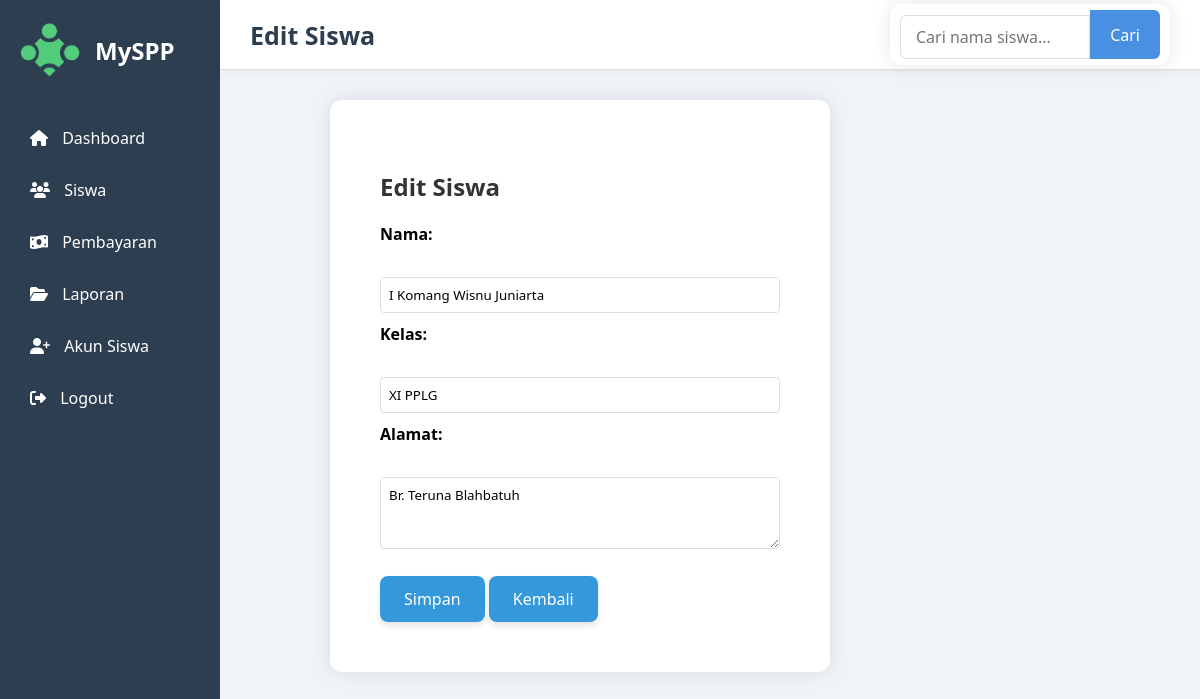
The page /edit.php?nis=1010 (signed in) on the database its author committed.
### tables this page shows
CREATE TABLE `siswa` (
  `nis` int(11) NOT NULL,
  `user_id` int(11) DEFAULT NULL,
  `nama` varchar(100) NOT NULL,
  `kelas` varchar(10) NOT NULL,
  `alamat` text NOT NULL,
  `created_at` timestamp NOT NULL DEFAULT CURRENT_TIMESTAMP,
  `updated_at` timestamp NULL DEFAULT NULL,
  `deleted_at` timestamp NULL DEFAULT NULL
);

### edit.php (the view, shortened to what this page needs)
<?php
include 'config.php';
$nis = (int) $_GET['nis'];
$sql = "SELECT * FROM siswa WHERE nis = ? AND deleted_at IS NULL";
$stmt = $conn->prepare($sql);
$stmt->bind_param("i", $nis);
$stmt->execute();
$result = $stmt->get_result();
$siswa = $result->fetch_assoc();
?>
<!DOCTYPE html>
<html>
<head><title>Edit Siswa</title>
<link rel="stylesheet" href="style.css">
    <link rel="stylesheet" href="https://cdnjs.cloudflare.com/ajax/libs/font-awesome/6.5.0/css/all.min.css">
</head>
<body>
<div class="sidebar">
    <nav style="display: flex; align-items: center; padding: 10px 20px; background-color: #2c3e50;">
    <img src="aset/logo.png" alt="Logo" style="height: 60px; margin-right: 15px;">
    <h2 style="color: white; margin: 0;">MySPP</h2>
</nav>
<br>
    <a href="dashboard_admin.php"><i class="fas fa-home"></i> Dashboard</a>
    <a href="siswa.php"><i class="fas fa-users"></i> Siswa</a>
    <a href="payment.php"><i class="fas fa-money-bill-wave"></i> Pembayaran</a>
    <a href="laporan.php"><i class="fas fa-folder-open"></i> Laporan</a>
    <a href="buat_akun_siswa.php"><i class="fas fa-user-plus"></i> Akun Siswa</a>
    <a href="logout.php"><i class="fas fa-sign-out-alt"></i> Logout</a>
</div>
<div class="navbar-dashboard">
    <h1>Edit Siswa</h1>
    <form action="siswa.php" method="GET" class="search-form">
        <input type="text" name="cari" placeholder="Cari nama siswa..." required>
        <button type="submit">Cari</button>
    </form>
</div>
<div class="main">
    <form method="post">
         <h2>Edit Siswa</h2>
        <label>Nama:</label><br>
        <input type="text" name="nama" value="<?= htmlspecialchars($siswa['nama']) ?>" required><br>
        <label>Kelas:</label><br>
        <input type="text" name="kelas" value="<?= htmlspecialchars($siswa['kelas']) ?>" required><br>
        <label>Alamat:</label><br>
        <textarea name="alamat" rows="3" required><?= htmlspecialchars($siswa['alamat']) ?></textarea><br><br>
        <button class="button" type="submit">Simpan</button>
        <button class="button" onclick="window.location.href='siswa.php'"> Kembali</button>
    </form>
</body>
</html>

### style.css (style rules this page uses)
* { box-sizing: border-box; font-family: 'Segoe UI', sans-serif; }
body { margin: 0; background-color: #f0f4f8 ; }
.sidebar { position: fixed; top: 0; width: 220px; height: 100dvh; background-color: #2d3e50; color: white; padding-top: 10px; }
.sidebar a { display: block; color: white; text-decoration: none; padding: 15px 30px; transition: 0.3s; }
.sidebar i { margin-right: 10px; }
.navbar-dashboard { position: fixed; top: 0; left: 220px; right: 0; height: 70px; background-color: #ffffff; border-bottom: 1px solid #e0e0e0; display: flex; align-items: center; justify-content: space-between; padding: 0 30px; box-shadow: 0 2px 6px rgba(0, 0, 0, 0.05); z-index: 9999; }
.navbar-dashboard h1 { font-size: 25px; color: #2c3e50; margin: 0; font-weight: 600; }
form.search-form { display: flex; max-width: 280px; width: 100%; padding: 6px 10px; margin-top: 1.3rem; }
form.search-form input[type="text"] { flex: 1; padding: 10px 15px; border: 1px solid #ddd; border-radius: 6px 0 0 6px; font-size: 16px; transition: border-color 0.3s ease; }
form.search-form button { background-color: #4a90e2; color: white; border: none; padding: 0 20px; font-size: 16px; cursor: pointer; border-radius: 0 6px 6px 0; transition: background-color 0.3s ease; }
.main { margin-left: 300px; padding: 100px 30px 30px 30px; }
form { max-width: 500px; margin-bottom: 20px; }
label { display: block; margin-top: 10px; }
input, textarea { width: 100%; padding: 8px; margin-top: 5px; box-sizing: border-box; }
h2, h3 { color: #333; }
label { display: block; font-weight: bold; margin-bottom: 5px; }
input[type="text"], input[type="password"], textarea { width: 100%; padding: 8px; border: 1px solid #ddd; border-radius: 4px; box-sizing: border-box; }
form { width: 500px; max-width: 600px; background: white; padding: 50px; border-radius: 12px; box-shadow: 0 0 20px rgba(0,0,0,0.1); }
.navbar-dashboard { z-index: 100; position: fixed; width: calc(100% - 220px); }

### rows shown on the page
siswa: nama "I Komang Wisnu Juniarta", kelas "XI PPLG", alamat "Br. Teruna Blahbatuh"
